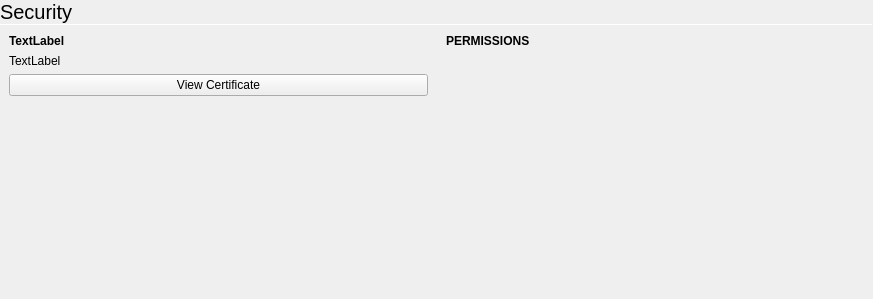
<?xml version="1.0" encoding="UTF-8"?>
<ui version="4.0">
 <class>SecurityInfo</class>
 <widget class="QWidget" name="SecurityInfo">
  <property name="geometry">
   <rect>
    <x>0</x>
    <y>0</y>
    <width>873</width>
    <height>299</height>
   </rect>
  </property>
  <property name="windowTitle">
   <string>Form</string>
  </property>
  <layout class="QVBoxLayout" name="verticalLayout">
   <property name="spacing">
    <number>0</number>
   </property>
   <property name="leftMargin">
    <number>0</number>
   </property>
   <property name="topMargin">
    <number>0</number>
   </property>
   <property name="rightMargin">
    <number>0</number>
   </property>
   <property name="bottomMargin">
    <number>0</number>
   </property>
   <item>
    <widget class="QLabel" name="label">
     <property name="font">
      <font>
       <pointsize>15</pointsize>
      </font>
     </property>
     <property name="text">
      <string>Security</string>
     </property>
     <property name="margin">
      <number>9</number>
     </property>
    </widget>
   </item>
   <item>
    <widget class="Line" name="line">
     <property name="maximumSize">
      <size>
       <width>16777215</width>
       <height>1</height>
      </size>
     </property>
     <property name="orientation">
      <enum>Qt::Horizontal</enum>
     </property>
    </widget>
   </item>
   <item>
    <layout class="QHBoxLayout" name="horizontalLayout">
     <property name="spacing">
      <number>0</number>
     </property>
     <property name="leftMargin">
      <number>0</number>
     </property>
     <property name="topMargin">
      <number>0</number>
     </property>
     <property name="rightMargin">
      <number>0</number>
     </property>
     <property name="bottomMargin">
      <number>0</number>
     </property>
     <item>
      <layout class="QVBoxLayout" name="verticalLayout_2">
       <property name="spacing">
        <number>6</number>
       </property>
       <property name="leftMargin">
        <number>9</number>
       </property>
       <property name="topMargin">
        <number>9</number>
       </property>
       <property name="rightMargin">
        <number>9</number>
       </property>
       <property name="bottomMargin">
        <number>9</number>
       </property>
       <item>
        <widget class="QLabel" name="connectionSummary">
         <property name="font">
          <font>
           <weight>75</weight>
           <bold>true</bold>
          </font>
         </property>
         <property name="text">
          <string notr="true">TextLabel</string>
         </property>
        </widget>
       </item>
       <item>
        <widget class="QLabel" name="connectionDetails">
         <property name="text">
          <string>TextLabel</string>
         </property>
         <property name="wordWrap">
          <bool>true</bool>
         </property>
        </widget>
       </item>
       <item>
        <layout class="QHBoxLayout" name="horizontalLayout_2">
         <item>
          <widget class="QPushButton" name="viewCertButton">
           <property name="text">
            <string>View Certificate</string>
           </property>
           <property name="icon">
            <iconset theme="view-certificate"/>
           </property>
          </widget>
         </item>
        </layout>
       </item>
       <item>
        <spacer name="verticalSpacer_2">
         <property name="orientation">
          <enum>Qt::Vertical</enum>
         </property>
         <property name="sizeHint" stdset="0">
          <size>
           <width>20</width>
           <height>40</height>
          </size>
         </property>
        </spacer>
       </item>
      </layout>
     </item>
     <item>
      <layout class="QVBoxLayout" name="verticalLayout_4">
       <property name="spacing">
        <number>0</number>
       </property>
       <property name="leftMargin">
        <number>0</number>
       </property>
       <property name="topMargin">
        <number>0</number>
       </property>
       <property name="rightMargin">
        <number>0</number>
       </property>
       <property name="bottomMargin">
        <number>0</number>
       </property>
       <item>
        <layout class="QVBoxLayout" name="verticalLayout_5">
         <property name="spacing">
          <number>0</number>
         </property>
         <property name="leftMargin">
          <number>9</number>
         </property>
         <property name="topMargin">
          <number>9</number>
         </property>
         <property name="rightMargin">
          <number>9</number>
         </property>
         <property name="bottomMargin">
          <number>6</number>
         </property>
         <item>
          <widget class="QLabel" name="label_2">
           <property name="font">
            <font>
             <weight>75</weight>
             <bold>true</bold>
            </font>
           </property>
           <property name="text">
            <string>PERMISSIONS</string>
           </property>
          </widget>
         </item>
        </layout>
       </item>
       <item>
        <layout class="QVBoxLayout" name="permissionSwitches"/>
       </item>
       <item>
        <spacer name="verticalSpacer">
         <property name="orientation">
          <enum>Qt::Vertical</enum>
         </property>
         <property name="sizeHint" stdset="0">
          <size>
           <width>20</width>
           <height>40</height>
          </size>
         </property>
        </spacer>
       </item>
      </layout>
     </item>
    </layout>
   </item>
  </layout>
 </widget>
 <resources/>
 <connections/>
</ui>
